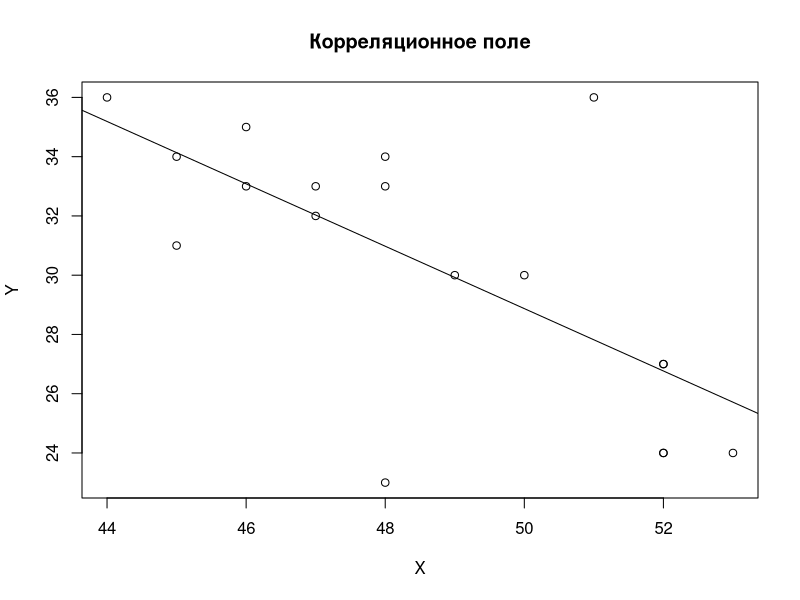

Generate this figure with R:
# Set output precision.
options(digits=4)

# Read the data from the file.
current_data <- read.table(file = "input_files/input_lab3.txt")

# Create vectors of x and y values.
x_vector <- current_data[,1]
y_vector <- current_data[,2]

# Count some x_vector characteristics.
x_vector_mean = mean(x_vector)
x_vector_sd = sd(x_vector)

# ----------------------------------------------------------------------------
# Working with the first table.

# Create the vector, which will become the base of the table.
first_table_base_vector <- rep(0, 15)
dim(first_table_base_vector) <- c(3, 5)

# Create an empty table.
first_table <- as.data.frame(first_table_base_vector)

# Fill the first and the second columns of the table with intervals information.
first_table[1:3, 1] <- x_vector_mean - 1:3 * x_vector_sd
first_table[1:3, 2] <- x_vector_mean + 1:3 * x_vector_sd

# Fill the third column of the table with the information about the number
# of items.
for (i in 1:3) {
  first_table[i, 3] <-
    length(which(x_vector >= first_table[i, 1] & x_vector < first_table[i, 2]))
}

# Fill the fourth column of the table with the relative values information.
first_table[1:3, 4] <- first_table[1:3, 3] / length(x_vector) * 100

# Fill the fifth column of the table with the predefined values.
first_table[1:3, 5] <- c(68.3, 95.4, 99.7)

# Set columns names.
colnames(first_table)<-c("Начало", "Конец", "Кол-во", "Кол-во в %",
                         "Норм. распределение")

first_table

# ----------------------------------------------------------------------------
# Working with the second table.

# Using Sturges' formula for counting the number of the groups.
number_of_groups <- 1 + floor(log(length(x_vector), 2))

# Create the vector, which will become the base of the table.
second_table_base_vector <- rep(0, 5 * number_of_groups)
dim(second_table_base_vector) <- c(number_of_groups, 5)

# Create an empty table.
second_table <- as.data.frame(second_table_base_vector)

# Fill the first and the second columns of the table with intervals information.
interval_length <- (max(x_vector) - min(x_vector)) / number_of_groups
second_table[1:number_of_groups, 1] <-
  min(x_vector) + (1:number_of_groups - 1) * interval_length
second_table[1:number_of_groups, 2] <-
  min(x_vector) + 1:number_of_groups * interval_length

# Fill the third column of the table with the number of values in the given 
# range.
for (i in 1:number_of_groups) {
  if (i != number_of_groups) {
    second_table[i, 3] <-
      length(which(x_vector >= second_table[i, 1] &
                     x_vector < second_table[i, 2]))
  } else {
    second_table[i, 3] <-
      length(which(x_vector >= second_table[i, 1] &
                     x_vector <= second_table[i, 2]))
  }
}

# Fill the fourth column of the table with sum of values in the given range.
for (i in 1:number_of_groups) {
  second_table[i, 4] <- 0
  for (j in 1:length(x_vector)) {
    if (x_vector[j] < second_table[i, 1]) next
    if (x_vector[j] > second_table[i, 2]) next
    if (x_vector[j] == second_table[i, 2] & i != number_of_groups) next
    second_table[i, 4] <- second_table[i, 4] + y_vector[j]
  }
}

# Fill the fifth column of the table with an average value in the given range.
second_table[1:number_of_groups, 5] <-
  second_table[1:number_of_groups, 4] / second_table[1:number_of_groups, 3]

# Set columns names.
colnames(second_table)<-c("Начало", "Конец", "Кол-во", "Сумма", "Среднее")

second_table

# ----------------------------------------------------------------------------
# Working the correlation characteristics and building the plot.

# Print the correlation coefficient (коэффициент корреляции).
cor(x_vector, y_vector)

# Print t value.
abs(cor(x_vector, y_vector)) * sqrt((length(x_vector) - 2) /
                                      1 - cor(x_vector, y_vector)^2)

# Build the dispersion pattern (диаграмма рассеивания).
plot(current_data, type = "p", main = "Корреляционное поле", 
     xlab = "X", ylab = "Y")

# Build the regression equation (уравнение регрессии).
lm(y_vector ~ x_vector)

# Add the regression line to the plot.
abline(lm(y_vector ~ x_vector))
